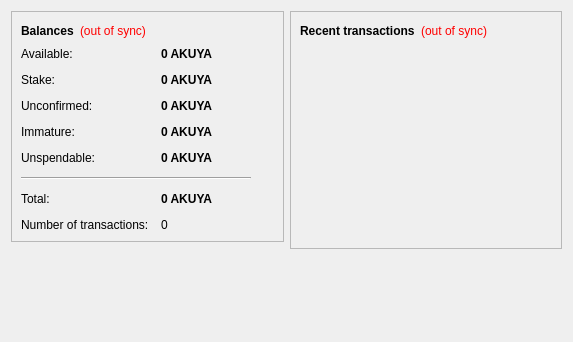
<?xml version="1.0" encoding="UTF-8"?>
<ui version="4.0">
 <class>OverviewPage</class>
 <widget class="QWidget" name="OverviewPage">
  <property name="geometry">
   <rect>
    <x>0</x>
    <y>0</y>
    <width>573</width>
    <height>342</height>
   </rect>
  </property>
  <property name="windowTitle">
   <string>Form</string>
  </property>
  <layout class="QHBoxLayout" name="horizontalLayout" stretch="1,1">
   <item>
    <layout class="QVBoxLayout" name="verticalLayout_2">
     <item>
      <widget class="QFrame" name="frame">
       <property name="frameShape">
        <enum>QFrame::StyledPanel</enum>
       </property>
       <property name="frameShadow">
        <enum>QFrame::Raised</enum>
       </property>
       <layout class="QVBoxLayout" name="verticalLayout_4">
        <item>
         <layout class="QHBoxLayout" name="horizontalLayout_4">
          <item>
           <widget class="QLabel" name="label_5">
            <property name="font">
             <font>
              <weight>75</weight>
              <bold>true</bold>
             </font>
            </property>
            <property name="text">
             <string>Balances</string>
            </property>
           </widget>
          </item>
          <item>
           <widget class="QLabel" name="labelWalletStatus">
            <property name="toolTip">
             <string>The displayed information may be out of date. Your wallet automatically synchronizes with the AKUYA network after a connection is established, but this process has not completed yet.</string>
            </property>
            <property name="styleSheet">
             <string notr="true">QLabel { color: red; }</string>
            </property>
            <property name="text">
             <string notr="true">(out of sync)</string>
            </property>
            <property name="alignment">
             <set>Qt::AlignLeading|Qt::AlignLeft|Qt::AlignVCenter</set>
            </property>
           </widget>
          </item>
          <item>
           <spacer name="horizontalSpacer_2">
            <property name="orientation">
             <enum>Qt::Horizontal</enum>
            </property>
            <property name="sizeHint" stdset="0">
             <size>
              <width>40</width>
              <height>20</height>
             </size>
            </property>
           </spacer>
          </item>
         </layout>
        </item>
        <item>
         <layout class="QFormLayout" name="formLayout_2">
          <property name="fieldGrowthPolicy">
           <enum>QFormLayout::AllNonFixedFieldsGrow</enum>
          </property>
          <property name="horizontalSpacing">
           <number>12</number>
          </property>
          <property name="verticalSpacing">
           <number>12</number>
          </property>
          <item row="0" column="0">
           <widget class="QLabel" name="labelAvailableText">
            <property name="toolTip">
             <string>Your current available balance</string>
            </property>
            <property name="text">
             <string>Available:</string>
            </property>
           </widget>
          </item>
          <item row="0" column="1">
           <widget class="QLabel" name="labelAvailable">
            <property name="font">
             <font>
              <weight>75</weight>
              <bold>true</bold>
             </font>
            </property>
            <property name="cursor">
             <cursorShape>IBeamCursor</cursorShape>
            </property>
            <property name="toolTip">
             <string>Your current available balance</string>
            </property>
            <property name="text">
             <string notr="true">0 AKUYA</string>
            </property>
            <property name="alignment">
             <set>Qt::AlignLeading|Qt::AlignLeft|Qt::AlignVCenter</set>
            </property>
            <property name="textInteractionFlags">
             <set>Qt::LinksAccessibleByMouse|Qt::TextSelectableByKeyboard|Qt::TextSelectableByMouse</set>
            </property>
           </widget>
          </item>
          <item row="1" column="0">
           <widget class="QLabel" name="label_6">
            <property name="toolTip">
             <string>Total of coins that was staked, and do not yet count toward the current balance</string>
            </property>
            <property name="text">
             <string>Stake:</string>
            </property>
           </widget>
          </item>
          <item row="1" column="1">
           <widget class="QLabel" name="labelStake">
            <property name="font">
             <font>
              <weight>75</weight>
              <bold>true</bold>
             </font>
            </property>
            <property name="cursor">
             <cursorShape>IBeamCursor</cursorShape>
            </property>
            <property name="toolTip">
             <string>Total of coins that was staked, and do not yet count toward the current balance</string>
            </property>
            <property name="text">
             <string notr="true">0 AKUYA</string>
            </property>
            <property name="alignment">
             <set>Qt::AlignLeading|Qt::AlignLeft|Qt::AlignVCenter</set>
            </property>
            <property name="textInteractionFlags">
             <set>Qt::LinksAccessibleByMouse|Qt::TextSelectableByKeyboard|Qt::TextSelectableByMouse</set>
            </property>
           </widget>
          </item>
          <item row="2" column="0">
           <widget class="QLabel" name="label_3">
            <property name="toolTip">
             <string>Total of transactions that have yet to be confirmed, and do not yet count toward the current balance</string>
            </property>
            <property name="text">
             <string>Unconfirmed:</string>
            </property>
           </widget>
          </item>
          <item row="2" column="1">
           <widget class="QLabel" name="labelUnconfirmed">
            <property name="font">
             <font>
              <weight>75</weight>
              <bold>true</bold>
             </font>
            </property>
            <property name="cursor">
             <cursorShape>IBeamCursor</cursorShape>
            </property>
            <property name="toolTip">
             <string>Total of transactions that have yet to be confirmed, and do not yet count toward the current balance</string>
            </property>
            <property name="text">
             <string notr="true">0 AKUYA</string>
            </property>
            <property name="alignment">
             <set>Qt::AlignLeading|Qt::AlignLeft|Qt::AlignVCenter</set>
            </property>
            <property name="textInteractionFlags">
             <set>Qt::LinksAccessibleByMouse|Qt::TextSelectableByKeyboard|Qt::TextSelectableByMouse</set>
            </property>
           </widget>
          </item>
          <item row="3" column="0">
           <widget class="QLabel" name="labelImmatureText">
            <property name="toolTip">
             <string>Mined balance that has not yet matured</string>
            </property>
            <property name="text">
             <string>Immature:</string>
            </property>
           </widget>
          </item>
          <item row="3" column="1">
           <widget class="QLabel" name="labelImmature">
            <property name="font">
             <font>
              <weight>75</weight>
              <bold>true</bold>
             </font>
            </property>
            <property name="toolTip">
             <string>Mined balance that has not yet matured</string>
            </property>
            <property name="text">
             <string notr="true">0 AKUYA</string>
            </property>
            <property name="alignment">
             <set>Qt::AlignLeading|Qt::AlignLeft|Qt::AlignVCenter</set>
            </property>
            <property name="textInteractionFlags">
             <set>Qt::LinksAccessibleByMouse|Qt::TextSelectableByKeyboard|Qt::TextSelectableByMouse</set>
            </property>
           </widget>
          </item>
          <item row="4" column="0">
           <widget class="QLabel" name="labelBalanceWatchOnlyText">
            <property name="toolTip">
             <string>Your unspendable balance</string>
            </property>
            <property name="text">
             <string>Unspendable:</string>
            </property>
           </widget>
          </item>
          <item row="4" column="1">
           <widget class="QLabel" name="labelBalanceWatchOnly">
            <property name="font">
             <font>
              <weight>75</weight>
              <bold>true</bold>
             </font>
            </property>
            <property name="cursor">
             <cursorShape>IBeamCursor</cursorShape>
            </property>
            <property name="toolTip">
             <string>Your unspendable balance</string>
            </property>
            <property name="text">
             <string notr="true">0 AKUYA</string>
            </property>
            <property name="alignment">
             <set>Qt::AlignLeading|Qt::AlignLeft|Qt::AlignVCenter</set>
            </property>
            <property name="textInteractionFlags">
             <set>Qt::LinksAccessibleByMouse|Qt::TextSelectableByKeyboard|Qt::TextSelectableByMouse</set>
            </property>
           </widget>
          </item>
          <item row="5" column="0" colspan="2">
           <widget class="Line" name="line">
            <property name="maximumSize">
             <size>
              <width>230</width>
              <height>16777215</height>
             </size>
            </property>
            <property name="orientation">
             <enum>Qt::Horizontal</enum>
            </property>
           </widget>
          </item>
          <item row="6" column="0">
           <widget class="QLabel" name="labelTotalText">
            <property name="toolTip">
             <string>Your current total balance</string>
            </property>
            <property name="text">
             <string>Total:</string>
            </property>
           </widget>
          </item>
          <item row="6" column="1">
           <widget class="QLabel" name="labelTotal">
            <property name="font">
             <font>
              <weight>75</weight>
              <bold>true</bold>
             </font>
            </property>
            <property name="toolTip">
             <string>Your current total balance</string>
            </property>
            <property name="text">
             <string notr="true">0 AKUYA</string>
            </property>
            <property name="alignment">
             <set>Qt::AlignLeading|Qt::AlignLeft|Qt::AlignVCenter</set>
            </property>
            <property name="textInteractionFlags">
             <set>Qt::LinksAccessibleByMouse|Qt::TextSelectableByKeyboard|Qt::TextSelectableByMouse</set>
            </property>
           </widget>
          </item>
          <item row="7" column="0">
           <widget class="QLabel" name="label_2">
            <property name="toolTip">
             <string>Total number of transactions in wallet</string>
            </property>
            <property name="text">
             <string>Number of transactions:</string>
            </property>
           </widget>
          </item>
          <item row="7" column="1">
           <widget class="QLabel" name="labelNumTransactions">
            <property name="toolTip">
             <string>Total number of transactions in wallet</string>
            </property>
            <property name="text">
             <string notr="true">0</string>
            </property>
           </widget>
          </item>
         </layout>
        </item>
       </layout>
      </widget>
     </item>
     <item>
      <spacer name="verticalSpacer">
       <property name="orientation">
        <enum>Qt::Vertical</enum>
       </property>
       <property name="sizeHint" stdset="0">
        <size>
         <width>20</width>
         <height>40</height>
        </size>
       </property>
      </spacer>
     </item>
    </layout>
   </item>
   <item>
    <layout class="QVBoxLayout" name="verticalLayout_3">
     <item>
      <widget class="QFrame" name="frame_2">
       <property name="frameShape">
        <enum>QFrame::StyledPanel</enum>
       </property>
       <property name="frameShadow">
        <enum>QFrame::Raised</enum>
       </property>
       <layout class="QVBoxLayout" name="verticalLayout">
        <item>
         <layout class="QHBoxLayout" name="horizontalLayout_2">
          <item>
           <widget class="QLabel" name="label_4">
            <property name="text">
             <string>&lt;b&gt;Recent transactions&lt;/b&gt;</string>
            </property>
           </widget>
          </item>
          <item>
           <widget class="QLabel" name="labelTransactionsStatus">
            <property name="toolTip">
             <string>The displayed information may be out of date. Your wallet automatically synchronizes with the AKUYA network after a connection is established, but this process has not completed yet.</string>
            </property>
            <property name="styleSheet">
             <string notr="true">QLabel { color: red; }</string>
            </property>
            <property name="text">
             <string notr="true">(out of sync)</string>
            </property>
            <property name="alignment">
             <set>Qt::AlignRight|Qt::AlignTrailing|Qt::AlignVCenter</set>
            </property>
           </widget>
          </item>
          <item>
           <spacer name="horizontalSpacer">
            <property name="orientation">
             <enum>Qt::Horizontal</enum>
            </property>
            <property name="sizeHint" stdset="0">
             <size>
              <width>40</width>
              <height>20</height>
             </size>
            </property>
           </spacer>
          </item>
         </layout>
        </item>
        <item>
         <widget class="QListView" name="listTransactions">
          <property name="styleSheet">
           <string notr="true">QListView { background: transparent; }</string>
          </property>
          <property name="frameShape">
           <enum>QFrame::NoFrame</enum>
          </property>
          <property name="verticalScrollBarPolicy">
           <enum>Qt::ScrollBarAlwaysOff</enum>
          </property>
          <property name="horizontalScrollBarPolicy">
           <enum>Qt::ScrollBarAlwaysOff</enum>
          </property>
          <property name="selectionMode">
           <enum>QAbstractItemView::NoSelection</enum>
          </property>
         </widget>
        </item>
       </layout>
      </widget>
     </item>
     <item>
      <spacer name="verticalSpacer_2">
       <property name="orientation">
        <enum>Qt::Vertical</enum>
       </property>
       <property name="sizeHint" stdset="0">
        <size>
         <width>20</width>
         <height>40</height>
        </size>
       </property>
      </spacer>
     </item>
    </layout>
   </item>
  </layout>
 </widget>
 <resources/>
 <connections/>
</ui>
